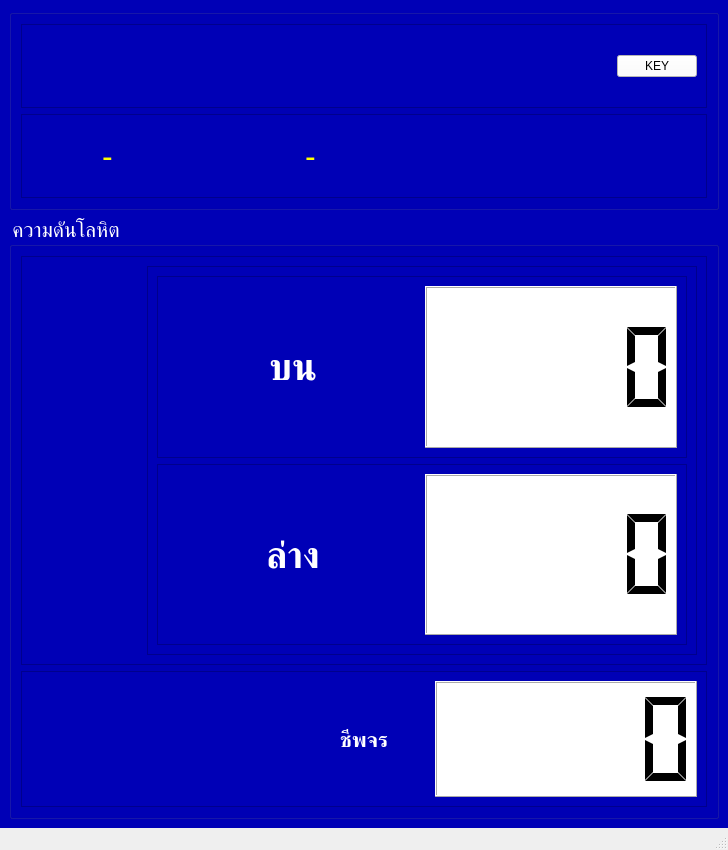
<?xml version="1.0" encoding="UTF-8"?>
<ui version="4.0">
 <class>MainWindow</class>
 <widget class="QMainWindow" name="MainWindow">
  <property name="geometry">
   <rect>
    <x>0</x>
    <y>0</y>
    <width>728</width>
    <height>850</height>
   </rect>
  </property>
  <property name="windowTitle">
   <string>BP-II</string>
  </property>
  <property name="styleSheet">
   <string notr="true"/>
  </property>
  <widget class="QWidget" name="centralwidget">
   <property name="styleSheet">
    <string notr="true">background-color:rgb(0, 0, 182)</string>
   </property>
   <layout class="QVBoxLayout" name="verticalLayout" stretch="15,45">
    <item>
     <widget class="QGroupBox" name="groupBox">
      <property name="title">
       <string/>
      </property>
      <layout class="QVBoxLayout" name="verticalLayout_2">
       <item>
        <widget class="QFrame" name="frame">
         <property name="frameShape">
          <enum>QFrame::StyledPanel</enum>
         </property>
         <property name="frameShadow">
          <enum>QFrame::Raised</enum>
         </property>
         <layout class="QHBoxLayout" name="horizontalLayout">
          <item>
           <widget class="QLineEdit" name="txtId">
            <property name="styleSheet">
             <string notr="true">border:0;
color:white;</string>
            </property>
           </widget>
          </item>
          <item>
           <widget class="QLineEdit" name="txtDummy">
            <property name="styleSheet">
             <string notr="true">border:0;
color:white;</string>
            </property>
           </widget>
          </item>
          <item>
           <widget class="QPushButton" name="btnKey">
            <property name="styleSheet">
             <string notr="true">background-color:white</string>
            </property>
            <property name="text">
             <string>KEY</string>
            </property>
           </widget>
          </item>
         </layout>
        </widget>
       </item>
       <item>
        <widget class="QFrame" name="frame_2">
         <property name="frameShape">
          <enum>QFrame::StyledPanel</enum>
         </property>
         <property name="frameShadow">
          <enum>QFrame::Raised</enum>
         </property>
         <layout class="QHBoxLayout" name="horizontalLayout_2" stretch="10,30,60">
          <item>
           <widget class="QLabel" name="lbPhoto">
            <property name="frameShape">
             <enum>QFrame::NoFrame</enum>
            </property>
            <property name="text">
             <string/>
            </property>
            <property name="textFormat">
             <enum>Qt::PlainText</enum>
            </property>
           </widget>
          </item>
          <item>
           <widget class="QLabel" name="lbHn">
            <property name="font">
             <font>
              <pointsize>24</pointsize>
             </font>
            </property>
            <property name="styleSheet">
             <string notr="true">color:rgb(255, 255, 0)</string>
            </property>
            <property name="text">
             <string>-</string>
            </property>
           </widget>
          </item>
          <item>
           <widget class="QLabel" name="lbFullname">
            <property name="font">
             <font>
              <pointsize>24</pointsize>
             </font>
            </property>
            <property name="styleSheet">
             <string notr="true">color:rgb(255, 255, 0)</string>
            </property>
            <property name="text">
             <string>-</string>
            </property>
           </widget>
          </item>
         </layout>
        </widget>
       </item>
      </layout>
     </widget>
    </item>
    <item>
     <widget class="QGroupBox" name="groupBox_3">
      <property name="font">
       <font>
        <pointsize>16</pointsize>
        <weight>50</weight>
        <bold>false</bold>
       </font>
      </property>
      <property name="styleSheet">
       <string notr="true">color:white</string>
      </property>
      <property name="title">
       <string>ความดันโลหิต</string>
      </property>
      <layout class="QVBoxLayout" name="verticalLayout_4" stretch="75,25">
       <item>
        <widget class="QFrame" name="frame_3">
         <property name="frameShape">
          <enum>QFrame::StyledPanel</enum>
         </property>
         <property name="frameShadow">
          <enum>QFrame::Raised</enum>
         </property>
         <layout class="QHBoxLayout" name="horizontalLayout_3" stretch="15,75">
          <item>
           <widget class="QLabel" name="label_6">
            <property name="text">
             <string/>
            </property>
            <property name="pixmap">
             <pixmap>blood-pressure2.png</pixmap>
            </property>
            <property name="alignment">
             <set>Qt::AlignCenter</set>
            </property>
           </widget>
          </item>
          <item>
           <widget class="QFrame" name="frame_8">
            <property name="frameShape">
             <enum>QFrame::StyledPanel</enum>
            </property>
            <property name="frameShadow">
             <enum>QFrame::Raised</enum>
            </property>
            <layout class="QVBoxLayout" name="verticalLayout_3">
             <item>
              <widget class="QFrame" name="frame_5">
               <property name="frameShape">
                <enum>QFrame::StyledPanel</enum>
               </property>
               <property name="frameShadow">
                <enum>QFrame::Raised</enum>
               </property>
               <layout class="QHBoxLayout" name="horizontalLayout_6" stretch="0,0">
                <item>
                 <widget class="QLabel" name="label_4">
                  <property name="font">
                   <font>
                    <pointsize>28</pointsize>
                    <weight>75</weight>
                    <bold>true</bold>
                   </font>
                  </property>
                  <property name="text">
                   <string>บน</string>
                  </property>
                  <property name="alignment">
                   <set>Qt::AlignCenter</set>
                  </property>
                 </widget>
                </item>
                <item>
                 <widget class="QLCDNumber" name="lcdBps">
                  <property name="styleSheet">
                   <string notr="true">color:black;
background-color: rgb(255, 255, 255);</string>
                  </property>
                  <property name="segmentStyle">
                   <enum>QLCDNumber::Flat</enum>
                  </property>
                 </widget>
                </item>
               </layout>
              </widget>
             </item>
             <item>
              <widget class="QFrame" name="frame_4">
               <property name="font">
                <font>
                 <pointsize>36</pointsize>
                </font>
               </property>
               <property name="frameShape">
                <enum>QFrame::StyledPanel</enum>
               </property>
               <property name="frameShadow">
                <enum>QFrame::Raised</enum>
               </property>
               <layout class="QHBoxLayout" name="horizontalLayout_5">
                <item>
                 <widget class="QLabel" name="label_3">
                  <property name="font">
                   <font>
                    <pointsize>28</pointsize>
                    <weight>75</weight>
                    <bold>true</bold>
                   </font>
                  </property>
                  <property name="text">
                   <string>ล่าง</string>
                  </property>
                  <property name="alignment">
                   <set>Qt::AlignCenter</set>
                  </property>
                 </widget>
                </item>
                <item>
                 <widget class="QLCDNumber" name="lcdBpd">
                  <property name="styleSheet">
                   <string notr="true">color:black;
background-color: rgb(255, 255, 255);</string>
                  </property>
                  <property name="segmentStyle">
                   <enum>QLCDNumber::Flat</enum>
                  </property>
                 </widget>
                </item>
               </layout>
              </widget>
             </item>
            </layout>
           </widget>
          </item>
         </layout>
        </widget>
       </item>
       <item>
        <widget class="QFrame" name="frame_6">
         <property name="frameShape">
          <enum>QFrame::StyledPanel</enum>
         </property>
         <property name="frameShadow">
          <enum>QFrame::Raised</enum>
         </property>
         <layout class="QHBoxLayout" name="horizontalLayout_7" stretch="10,5,10">
          <item>
           <widget class="QLabel" name="label_7">
            <property name="styleSheet">
             <string notr="true">color: rgb(0, 0, 255);</string>
            </property>
            <property name="text">
             <string/>
            </property>
            <property name="pixmap">
             <pixmap>heart-pulse2.png</pixmap>
            </property>
            <property name="alignment">
             <set>Qt::AlignCenter</set>
            </property>
           </widget>
          </item>
          <item>
           <widget class="QLabel" name="label_5">
            <property name="font">
             <font>
              <pointsize>16</pointsize>
              <weight>75</weight>
              <bold>true</bold>
             </font>
            </property>
            <property name="text">
             <string>ชีพจร</string>
            </property>
            <property name="alignment">
             <set>Qt::AlignCenter</set>
            </property>
           </widget>
          </item>
          <item>
           <widget class="QLCDNumber" name="lcdPulse">
            <property name="styleSheet">
             <string notr="true">color:black;
background-color: rgb(255, 255, 255);</string>
            </property>
            <property name="segmentStyle">
             <enum>QLCDNumber::Flat</enum>
            </property>
           </widget>
          </item>
         </layout>
        </widget>
       </item>
      </layout>
     </widget>
    </item>
   </layout>
  </widget>
  <widget class="QStatusBar" name="statusbar"/>
 </widget>
 <resources/>
 <connections/>
</ui>
